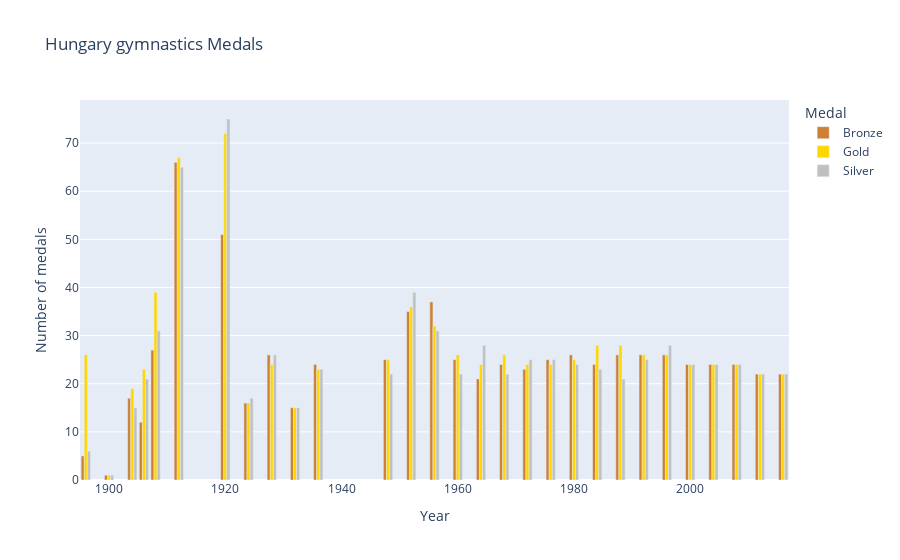

The code cell stored with this chart in its notebook:
### Code cell
hunGym = GymDf[GymDf["NOC"] == "HUN"]
hunGymMedals = GymDf.groupby(["Medal", "Year"]).size().reset_index(name="Count")

fig = px.bar(
    hunGymMedals,
    x= "Year",
    y= "Count",
    color= "Medal",
    barmode= "group",
    title= "Hungary gymnastics Medals",
    labels= { "Count" : "Number of medals", "Year" : "Year"},
    color_discrete_map={'Gold': '#FFD700', 'Silver': '#C0C0C0', 'Bronze': '#CD7F32'}
)

fig.show()

### Figure 1 — Plotly figure (JSON) as saved in the notebook; plotly's stock layout.template omitted (floating-point values rounded to 4 significant figures)
{"data": [{"alignmentgroup": "True", "hovertemplate": "Medal=Bronze<br>Year=%{x}<br>Number of medals=%{y}<extra></extra>", "legendgroup": "Bronze", "marker": {"color": "#CD7F32", "pattern": {"shape": ""}}, "name": "Bronze", "offsetgroup": "Bronze", "orientation": "v", "showlegend": true, "textposition": "auto", "type": "bar", "x": [1896, 1900, 1904, 1906, 1908, 1912, 1920, 1924, 1928, 1932, 1936, 1948, 1952, 1956, 1960, 1964, 1968, 1972, 1976, 1980, 1984, 1988, 1992, 1996, 2000, 2004, 2008, 2012, 2016], "xaxis": "x", "y": [5, 1, 17, 12, 27, 66, 51, 16, 26, 15, 24, 25, 35, 37, 25, 21, 24, 23, 25, 26, 24, 26, 26, 26, 24, 24, 24, 22, 22], "yaxis": "y"}, {"alignmentgroup": "True", "hovertemplate": "Medal=Gold<br>Year=%{x}<br>Number of medals=%{y}<extra></extra>", "legendgroup": "Gold", "marker": {"color": "#FFD700", "pattern": {"shape": ""}}, "name": "Gold", "offsetgroup": "Gold", "orientation": "v", "showlegend": true, "textposition": "auto", "type": "bar", "x": [1896, 1900, 1904, 1906, 1908, 1912, 1920, 1924, 1928, 1932, 1936, 1948, 1952, 1956, 1960, 1964, 1968, 1972, 1976, 1980, 1984, 1988, 1992, 1996, 2000, 2004, 2008, 2012, 2016], "xaxis": "x", "y": [26, 1, 19, 23, 39, 67, 72, 16, 24, 15, 23, 25, 36, 32, 26, 24, 26, 24, 24, 25, 28, 28, 26, 26, 24, 24, 24, 22, 22], "yaxis": "y"}, {"alignmentgroup": "True", "hovertemplate": "Medal=Silver<br>Year=%{x}<br>Number of medals=%{y}<extra></extra>", "legendgroup": "Silver", "marker": {"color": "#C0C0C0", "pattern": {"shape": ""}}, "name": "Silver", "offsetgroup": "Silver", "orientation": "v", "showlegend": true, "textposition": "auto", "type": "bar", "x": [1896, 1900, 1904, 1906, 1908, 1912, 1920, 1924, 1928, 1932, 1936, 1948, 1952, 1956, 1960, 1964, 1968, 1972, 1976, 1980, 1984, 1988, 1992, 1996, 2000, 2004, 2008, 2012, 2016], "xaxis": "x", "y": [6, 1, 15, 21, 31, 65, 75, 17, 26, 15, 23, 22, 39, 31, 22, 28, 22, 25, 25, 24, 23, 21, 25, 28, 24, 24, 24, 22, 22], "yaxis": "y"}], "layout": {"barmode": "group", "legend": {"title": {"text": "Medal"}, "tracegroupgap": 0}, "title": {"text": "Hungary gymnastics Medals"}, "xaxis": {"anchor": "y", "domain": [0, 1], "title": {"text": "Year"}}, "yaxis": {"anchor": "x", "domain": [0, 1], "title": {"text": "Number of medals"}}}}
